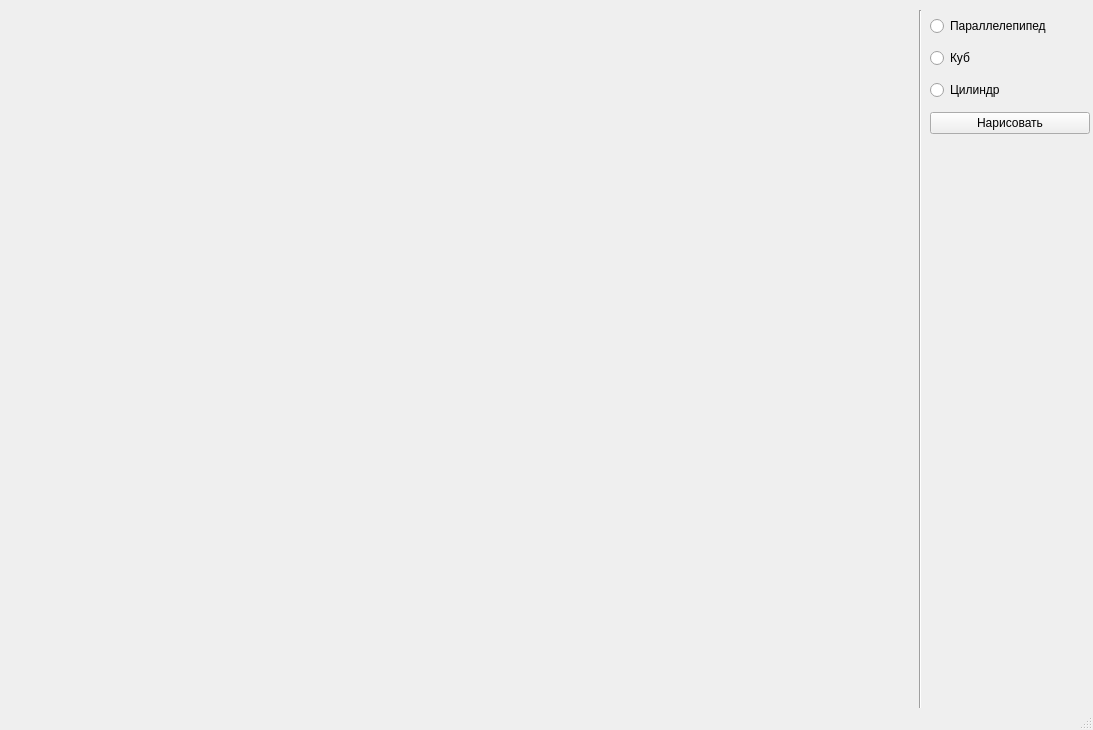
<?xml version="1.0" encoding="UTF-8"?>
<ui version="4.0">
 <class>MainWindow</class>
 <widget class="QMainWindow" name="MainWindow">
  <property name="geometry">
   <rect>
    <x>0</x>
    <y>0</y>
    <width>1093</width>
    <height>730</height>
   </rect>
  </property>
  <property name="windowTitle">
   <string>MainWindow</string>
  </property>
  <widget class="QWidget" name="centralwidget">
   <widget class="QLabel" name="draw_label">
    <property name="geometry">
     <rect>
      <x>10</x>
      <y>10</y>
      <width>900</width>
      <height>900</height>
     </rect>
    </property>
    <property name="maximumSize">
     <size>
      <width>900</width>
      <height>900</height>
     </size>
    </property>
    <property name="text">
     <string/>
    </property>
   </widget>
   <widget class="QWidget" name="verticalLayoutWidget">
    <property name="geometry">
     <rect>
      <x>930</x>
      <y>10</y>
      <width>160</width>
      <height>131</height>
     </rect>
    </property>
    <layout class="QVBoxLayout" name="verticalLayout">
     <item>
      <widget class="QRadioButton" name="parallelepiped">
       <property name="text">
        <string>Параллелепипед</string>
       </property>
      </widget>
     </item>
     <item>
      <widget class="QRadioButton" name="cube">
       <property name="text">
        <string>Куб</string>
       </property>
      </widget>
     </item>
     <item>
      <widget class="QRadioButton" name="cylinder">
       <property name="text">
        <string>Цилиндр</string>
       </property>
      </widget>
     </item>
     <item>
      <widget class="QPushButton" name="pushButton">
       <property name="text">
        <string>Нарисовать</string>
       </property>
      </widget>
     </item>
    </layout>
   </widget>
   <widget class="Line" name="line">
    <property name="geometry">
     <rect>
      <x>910</x>
      <y>10</y>
      <width>21</width>
      <height>701</height>
     </rect>
    </property>
    <property name="orientation">
     <enum>Qt::Vertical</enum>
    </property>
   </widget>
  </widget>
  <widget class="QMenuBar" name="menubar">
   <property name="geometry">
    <rect>
     <x>0</x>
     <y>0</y>
     <width>1093</width>
     <height>22</height>
    </rect>
   </property>
  </widget>
  <widget class="QStatusBar" name="statusbar"/>
 </widget>
 <resources/>
 <connections/>
</ui>
